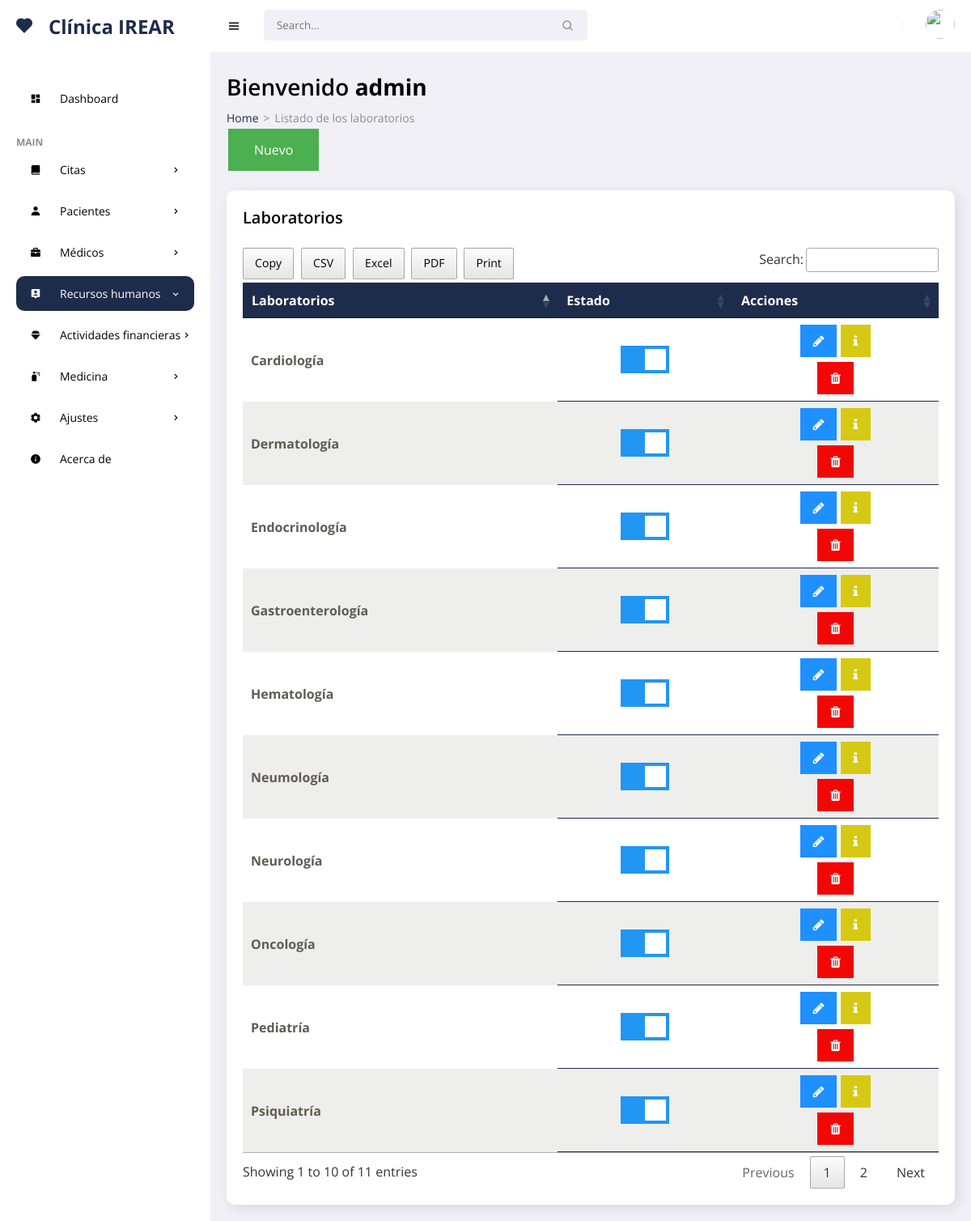
/frontend/recursos/laboratiorios.php (signed in), run on the app's committed database.
### tables this page shows
CREATE TABLE `laboratory` (
  `idlab` int(11) NOT NULL,
  `nomlab` varchar(150) NOT NULL,
  `state` char(1) NOT NULL,
  `fere` timestamp NOT NULL DEFAULT current_timestamp() ON UPDATE current_timestamp()
);

### frontend/recursos/laboratiorios.php (the view, shortened to what this page needs)
<!DOCTYPE html>
<html lang="es">
<head>
    <link href='https://unpkg.com/boxicons@2.0.9/css/boxicons.min.css' rel='stylesheet'>
    <link rel="stylesheet" href="../../backend/css/admin.css">
    <link rel="stylesheet" type="text/css" href="../../backend/css/datatable.css">
    <link rel="stylesheet" type="text/css" href="../../backend/css/buttonsdataTables.css">
    <link rel="stylesheet" type="text/css" href="../../backend/css/font.css">
</head>
<body>
    <section id="sidebar">
        <a href="../admin/escritorio.php" class="brand"><i class='bx bxs-heart icon'></i> Clínica IREAR</a>
        <ul class="side-menu">
            <li><a href="../admin/escritorio.php" ><i class='bx bxs-dashboard icon' ></i> Dashboard</a></li>
            <li class="divider" data-text="main">Main</li>
            <li>
                <a href="#"><i class='bx bxs-book-alt icon' ></i> Citas <i class='bx bx-chevron-right icon-right' ></i></a>
            </li>
            <li>
                <a href="#"><i class='bx bxs-user icon' ></i> Pacientes <i class='bx bx-chevron-right icon-right' ></i></a>
            </li>
            <li>
                <a href="#"><i class='bx bxs-briefcase icon' ></i> Médicos <i class='bx bx-chevron-right icon-right' ></i></a>
            </li>
            <li>
                <a href="#" class="active"><i class='bx bxs-user-pin icon' ></i> Recursos humanos<i class='bx bx-chevron-right icon-right' ></i></a>
            </li>
            <li>
                <a href="#"><i class='bx bxs-diamond icon' ></i> Actividades financieras<i class='bx bx-chevron-right icon-right' ></i></a>
            </li>
            <li>
                <a href="#"><i class='bx bxs-spray-can icon' ></i> Medicina<i class='bx bx-chevron-right icon-right' ></i></a>
            </li>
            <li>
                <a href="#"><i class='bx bxs-cog icon' ></i> Ajustes<i class='bx bx-chevron-right icon-right' ></i></a>
            </li>
         <li><a href="../acerca/mostrar.php"><i class='bx bxs-info-circle icon' ></i> Acerca de</a></li>
        </ul>
    </section>
    <section id="content">
        <nav>
            <i class='bx bx-menu toggle-sidebar' ></i>
            <form action="#">
                <div class="form-group">
                    <input type="text" placeholder="Search...">
                    <i class='bx bx-search icon' ></i>
                </div>
            </form>
            <div class="profile">
                <img src="https://images.unsplash.com/photo-1517841905240-472988babdf9?ixid=MnwxMjA3fDB8MHxzZWFyY2h8NHx8cGVvcGxlfGVufDB8fDB8fA%3D%3D&ixlib=rb-1.2.1&auto=format&fit=crop&w=500&q=60" alt="">
            </div>
        </nav>
        <main>
            <h1 class="title">Bienvenido <?php echo '<strong>'.$_SESSION['username'].'</strong>'; ?></h1>
            <ul class="breadcrumbs">
                <li><a href="../admin/escritorio.php">Home</a></li>
                <li class="divider">></li>
                <li><a href="#" class="active">Listado de los laboratorios</a></li>
            </ul>
            <button class="button" onclick="location.href='laboratorios_nuevo.php'">Nuevo</button>
          <div class="data">
                <div class="content-data">
                    <div class="head">
                        <h3>Laboratorios</h3>
                    </div>
                   <div class="table-responsive" style="overflow-x:auto;">
                       <?php
require '../../backend/bd/Conexion.php';
$sentencia = $connect->prepare("SELECT * FROM laboratory ORDER BY idlab DESC;");
 $sentencia->execute();
$data =  array();
if($sentencia){
  while($r = $sentencia->fetchObject()){
    $data[] = $r;
  }
}
     ?>
     <?php if(count($data)>0):?>
         <table id="example" class="responsive-table">
            <thead>
                <tr>
                    <th scope="col">Laboratorios</th>
                    <th scope="col">Estado</th>
                    <th scope="col">Acciones</th>
                </tr>
            </thead>
            <tbody>
                <?php foreach($data as $d):?>
                    <tr>
                        <th scope="row"><?php echo $d->nomlab ?></th>
                        <td data-title="Estado">
                        <label class="switch">
                          <span class="slider"></span>
                        </label>
                        </td>
                        <td>
                            <a title="Actualizar" href="../recursos/laboratorios_editar.php?id=<?php echo $d->idlab ?>" class="fa fa-pencil tooltip"></a>
                            <a title="Información" href="../recursos/laboratorios_info.php?id=<?php echo $d->idlab ?>" class="fa fa-info"></a>
                            <form  onsubmit="return confirm('Realmente desea eliminar el registro?');" method='POST' action='<?php $_SERVER['PHP_SELF'] ?>'>
<button name='delete_laboratory' style="cursor: pointer;" class="fa fa-trash"></button>
</form>
                        </td>
                    </tr>
                    <?php endforeach; ?>
            </tbody>
         </table>
    <?php endif; ?>
                    </div>
                </div>
            </div>
        </main>
    </section>
</body>
</html>

### backend/css/datatable.css (style rules this page uses)
table.dataTable thead>tr>th.sorting,table.dataTable thead>tr>th.sorting_asc,table.dataTable thead>tr>th.sorting_desc,table.dataTable thead>tr>th.sorting_asc_disabled,table.dataTable thead>tr>th.sorting_desc_disabled,table.dataTable thead>tr>td.sorting,table.dataTable thead>tr>td.sorting_asc,table.dataTable thead>tr>td.sorting_desc,table.dataTable thead>tr>td.sorting_asc_disabled,table.dataTable thead>tr>td.sorting_desc_disabled { cursor:pointer;position:relative;padding-right:26px }
table.dataTable thead>tr>th.sorting:before,table.dataTable thead>tr>th.sorting:after,table.dataTable thead>tr>th.sorting_asc:before,table.dataTable thead>tr>th.sorting_asc:after,table.dataTable thead>tr>th.sorting_desc:before,table.dataTable thead>tr>th.sorting_desc:after,table.dataTable thead>tr>th.sorting_asc_disabled:before,table.dataTable thead>tr>th.sorting_asc_disabled:after,table.dataTable thead>tr>th.sorting_desc_disabled:before,table.dataTable thead>tr>th.sorting_desc_disabled:after,table.dataTable thead>tr>td.sorting:before,table.dataTable thead>tr>td.sorting:after,table.dataTable thead>tr>td.sorting_asc:before,table.dataTable thead>tr>td.sorting_asc:after,table.dataTable thead>tr>td.sorting_desc:before,table.dataTable thead>tr>td.sorting_desc:after,table.dataTable thead>tr>td.sorting_asc_disabled:before,table.dataTable thead>tr>td.sorting_asc_disabled:after,table.dataTable thead>tr>td.sorting_desc_disabled:before,table.dataTable thead>tr>td.sorting_desc_disabled:after { position:absolute;display:block;opacity:.125;right:10px;line-height:9px;font-size:.9em }
table.dataTable thead>tr>th.sorting:before,table.dataTable thead>tr>th.sorting_asc:before,table.dataTable thead>tr>th.sorting_desc:before,table.dataTable thead>tr>th.sorting_asc_disabled:before,table.dataTable thead>tr>th.sorting_desc_disabled:before,table.dataTable thead>tr>td.sorting:before,table.dataTable thead>tr>td.sorting_asc:before,table.dataTable thead>tr>td.sorting_desc:before,table.dataTable thead>tr>td.sorting_asc_disabled:before,table.dataTable thead>tr>td.sorting_desc_disabled:before { bottom:50%;content:"▴" }
table.dataTable thead>tr>th.sorting:after,table.dataTable thead>tr>th.sorting_asc:after,table.dataTable thead>tr>th.sorting_desc:after,table.dataTable thead>tr>th.sorting_asc_disabled:after,table.dataTable thead>tr>th.sorting_desc_disabled:after,table.dataTable thead>tr>td.sorting:after,table.dataTable thead>tr>td.sorting_asc:after,table.dataTable thead>tr>td.sorting_desc:after,table.dataTable thead>tr>td.sorting_asc_disabled:after,table.dataTable thead>tr>td.sorting_desc_disabled:after { top:50%;content:"▾" }
table.dataTable thead>tr>th.sorting_asc:before,table.dataTable thead>tr>th.sorting_desc:after,table.dataTable thead>tr>td.sorting_asc:before,table.dataTable thead>tr>td.sorting_desc:after { opacity:.6 }
table.dataTable thead th,table.dataTable thead td,table.dataTable tfoot th,table.dataTable tfoot td { text-align:left }
table.dataTable { width:100%;margin:0 auto;clear:both;border-collapse:separate;border-spacing:0 }
table.dataTable thead th,table.dataTable tfoot th { font-weight:bold }
table.dataTable thead th,table.dataTable thead td { padding:10px;border-bottom:1px solid rgba(0, 0, 0, 0.3) }
table.dataTable tbody tr { background-color:transparent }
table.dataTable tbody th,table.dataTable tbody td { padding:8px 10px }
table.dataTable.no-footer { border-bottom:1px solid rgba(0, 0, 0, 0.3) }
table.dataTable th,table.dataTable td { box-sizing:content-box }

### data on the page
laboratory: nomlab "Oncología"
laboratory: nomlab "Hematología"
laboratory: nomlab "Neumología"
laboratory: nomlab "Neurología"
laboratory: nomlab "Psiquiatría"
laboratory: nomlab "Gastroenterología"
laboratory: nomlab "Dermatología"
laboratory: nomlab "Cardiología"
laboratory: nomlab "Endocrinología"
laboratory: nomlab "Pediatría"

### other printed values
$_SESSION['username'] "admin"
